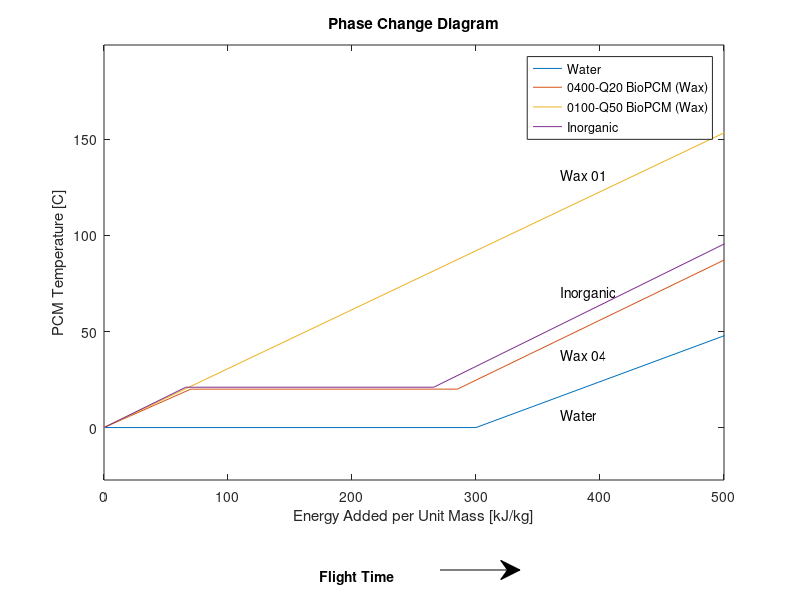

Reproduce this figure in MATLAB.
clear
clc
close

%% Constants/Inputs

n = 2; %index of PCM material for analysis

% Motor Operational Specifications
T_motor_max = 110; %maximum allowable motor temperature [C]
T_motor_min = -20; %minimum allowable motor temperature
t = 10 * 60; %flight time [s]

% Environmental Constants
T_mars = 0; %ambient temperature on Mars [C]

% Motor Specifications
P_waste = 650*1.2; %Set power lost by 1 motor for consistancy [W]
E_waste = P_waste * t;

T_mars = T_mars + 273.15; %convert to K
T_motor_max = T_motor_max + 273.15; %convert to K
T_motor_min = T_motor_min + 273.15; %convert to K


%% Phase Change Materials
%{
Notes:
1) Sized assuming no convective or radiative heat transfer
2) Cell array structure: {material, T_melt, H_delta_fus, c_p_liquid, c_p_solid
                            rho_solid, rho_liquid, k}
3) List of phase change materials: https://en.wikipedia.org/wiki/Phase-change_material
4) Many tunable PCM materials available
5) Note: Inorganic material is 21 C Infinite R Energy Sheet
%}

% Material Properties
materialOptions = {'Water'                ,   0, 300000, 4187, 2108, 916 , 995 , 2   ;
                   '0400-Q20 BioPCM (Wax)',  20, 215000, 3200, 3500, 1075, 1125, 0.45;
                   '0100-Q50 BioPCM (Wax)', -50, 215000, 3200, 3500, 1075, 1075, 0.45;
                   %'0500-Q50 BioPCM (Wax)',  50, 215000, 3200, 3500, 1075, 1075, 0.45;
                   'Inorganic'            ,  21, 200000, 3140, 3140, 1540, 1540, 1.09};

PCM = materialOptions{n, 1}; %phase change material
T_melt = materialOptions{n, 2}; %melting point [C]
H_delta_fus = materialOptions{n, 3}; %latent heat of fusion [J/kg]
c_p_liquid = materialOptions{n, 4}; %heat capacity of liquid [J/kg*K]
c_p_solid = materialOptions{n, 5}; %heat capacity of solid [J/kg*K]
rho_solid = materialOptions{n, 6}; %density of solid [kg/m^3]
rho_liquid = materialOptions{n, 7}; %density of liquid at maximum temp [kg/m^3]

T_melt = T_melt + 273.15; %melting point [K]
T_0 = max(T_mars, T_motor_min);
T_f = T_motor_max;

% Energy absorbtion from heating solid
if T_melt > T_0
    Q_solid_1kg = c_p_solid * (T_melt - T_0);
else
    Q_solid_1kg = 0;
end

% Energy absorbtion from melting
if T_melt <= T_f
    Q_melt_1kg = H_delta_fus;
else
    Q_melt_1kg = 0;
end

% Energy abosrtion from heating liquid
if T_melt < T_f
    Q_liquid_1kg = c_p_liquid * (T_f - T_melt);
else
    Q_liquid_1kg = 0;
end

% Total energy absorbably in change from T_0 to T_f
c_p_total = Q_solid_1kg + Q_melt_1kg + Q_liquid_1kg; %total heat capacity [J/kg]

% Mass of system
m_PCM = E_waste / c_p_total; %mass of PCM required to absorb heat [kg]
m_PCM_struc = m_PCM * 0.25; %estimate of additional structurla mass required [kg]

V_liquid = m_PCM / rho_liquid; %volume of liquid [m^3]
V_solid = m_PCM / rho_solid; %volume of solid [m^3]

percent_vol_change = (V_liquid - V_solid) / V_solid;

%% Plot of PCM temperature vs. time

[numMaterials, ~] = size(materialOptions);
T_max = 3000; %ridiculously high number to make sure sufficient energy is added
E_total = 500*1000;
T_plot = zeros(numMaterials, 4);
T_f = zeros(numMaterials, 1);
E_plot = zeros(numMaterials, 4);

for k = [1:numMaterials]
    
    T_melt = materialOptions{k, 2} + 273.15; %melting point [K]
    H_delta_fus = materialOptions{k, 3}; %latent heat of fusion [J/kg]
    c_p_liquid = materialOptions{k, 4}; %heat capacity of liquid [J/kg*K]
    c_p_solid = materialOptions{k, 5}; %heat capacity of solid [J/kg*K]
        
    
    % Initial temperature at or below melting point
    if T_0 <= T_melt
        Q_solid_1kg = c_p_solid * (T_melt - T_0);
        Q_melt_1kg = H_delta_fus;
        Q_liquid_1kg = c_p_liquid * (T_max - T_melt);
        T_plot(k, :) = [T_0, T_melt, T_melt, T_max]; %temperature [K]
        
    % Initial Temperature above melting point
    else %(T_0 > T_melt)
        Q_solid_1kg = 0;
        Q_melt_1kg = 0;
        Q_liquid_1kg = c_p_liquid * (T_max - T_melt);
        T_plot(k, :) = [T_0, T_0, T_0, T_max]; %temperature [K]
    end
    
    if Q_solid_1kg >= E_total
        T_f(k) = T_0 + E_total / c_p_solid;
    elseif (Q_solid_1kg + Q_melt_1kg) >= E_total
        T_f(k) = T_melt;
    elseif (Q_solid_1kg + Q_melt_1kg + Q_liquid_1kg) >= E_total
        T_f(k) = T_0 + (E_total - Q_solid_1kg - Q_melt_1kg) / c_p_liquid;
    else
        fprintf('Increase Final Temperature\n')
    end
    
    E_plot(k, :) = [0, Q_solid_1kg, Q_solid_1kg+Q_melt_1kg, Q_solid_1kg+Q_melt_1kg+Q_liquid_1kg]; %energy [J]
end

figure(1)
h = axes('Position', [0.13, 0.2, 0.7750, 0.7250]);
plot(E_plot(1, :) / 1000, T_plot(1, :) - 273.15, '-')
hold on
for l = 2:numMaterials
    plot(E_plot(l, :) / 1000, T_plot(l, :) - 273.15, '-')
end
hold off

axis([0, E_total/1000, T_0 * 0.9 - 273.15, max(T_f) * 1.1-273.15])

xlabel('Energy Added per Unit Mass [kJ/kg]');
ylabel('PCM Temperature [C]');
title('Phase Change Diagram');
legend(materialOptions{:, 1});

% Annotations
annotation('arrow', [0.55, 0.65], [0.05, 0.05])
annotation('textbox', [0.4, 0.025, 0.3, 0.05], 'EdgeColor', 'none',...
           'FontWeight', 'bold', 'string', {'Flight Time'});
annotation('textbox', [0.7, 0.3, 0.3, 0.05], 'EdgeColor', 'none', 'string', {'Water'});
annotation('textbox', [0.7, 0.4, 0.3, 0.05], 'EdgeColor', 'none', 'string', {'Wax 04'});
annotation('textbox', [0.7, 0.5, 0.3, 0.05], 'EdgeColor', 'none', 'string', {'Inorganic'});
annotation('textbox', [0.7, 0.7, 0.3, 0.05], 'EdgeColor', 'none', 'string', {'Wax 01'});

%% Results

fprintf('Material: %s\n', PCM);
fprintf('Mass of PCM: %.2f kg\n', m_PCM);
fprintf('Approximate Mass of Additional Structure: %.2f kg\n', m_PCM_struc);
fprintf('Approximate Total Mass: %.2f kg\n', m_PCM_struc + m_PCM);
if V_liquid > V_solid
    fprintf('Maximum Volume of PCM: %.2f [L] (liquid)\n', V_liquid * 1000)
else 
    fprintf('Maximum Volume of PCM: %.2f [L] (solid)\n', V_solid * 1000)
end
fprintf('Percentage change in volume: %.2f%%\n', percent_vol_change*100)